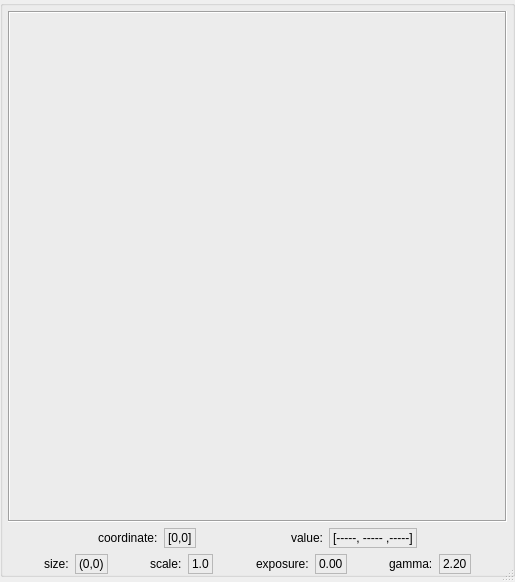
<?xml version="1.0" encoding="UTF-8"?>
<ui version="4.0">
 <class>JDiffDialogForm</class>
 <widget class="QDialog" name="JDiffDialogForm">
  <property name="geometry">
   <rect>
    <x>0</x>
    <y>0</y>
    <width>515</width>
    <height>582</height>
   </rect>
  </property>
  <property name="sizePolicy">
   <sizepolicy hsizetype="Expanding" vsizetype="Expanding">
    <horstretch>0</horstretch>
    <verstretch>0</verstretch>
   </sizepolicy>
  </property>
  <property name="windowTitle">
   <string>jdiff</string>
  </property>
  <property name="sizeGripEnabled">
   <bool>true</bool>
  </property>
  <layout class="QVBoxLayout" name="verticalLayout">
   <property name="spacing">
    <number>5</number>
   </property>
   <property name="leftMargin">
    <number>0</number>
   </property>
   <property name="topMargin">
    <number>0</number>
   </property>
   <property name="rightMargin">
    <number>0</number>
   </property>
   <property name="bottomMargin">
    <number>5</number>
   </property>
   <item>
    <widget class="QGroupBox" name="groupBox">
     <property name="enabled">
      <bool>true</bool>
     </property>
     <property name="sizePolicy">
      <sizepolicy hsizetype="Expanding" vsizetype="Preferred">
       <horstretch>0</horstretch>
       <verstretch>0</verstretch>
      </sizepolicy>
     </property>
     <property name="minimumSize">
      <size>
       <width>461</width>
       <height>0</height>
      </size>
     </property>
     <property name="whatsThis">
      <string>Additional Image Options</string>
     </property>
     <property name="title">
      <string/>
     </property>
     <property name="alignment">
      <set>Qt::AlignCenter</set>
     </property>
     <property name="flat">
      <bool>true</bool>
     </property>
     <property name="checkable">
      <bool>false</bool>
     </property>
     <layout class="QVBoxLayout" name="verticalLayout_3">
      <property name="leftMargin">
       <number>5</number>
      </property>
      <property name="topMargin">
       <number>5</number>
      </property>
      <property name="rightMargin">
       <number>5</number>
      </property>
      <property name="bottomMargin">
       <number>0</number>
      </property>
      <item>
       <widget class="QStackedWidget" name="stackedWidget">
        <property name="cursor">
         <cursorShape>CrossCursor</cursorShape>
        </property>
        <property name="frameShape">
         <enum>QFrame::Box</enum>
        </property>
        <property name="frameShadow">
         <enum>QFrame::Sunken</enum>
        </property>
        <property name="lineWidth">
         <number>1</number>
        </property>
        <property name="currentIndex">
         <number>0</number>
        </property>
        <widget class="QWidget" name="image1Page"/>
        <widget class="QWidget" name="image2Page"/>
        <widget class="QWidget" name="diffPage"/>
       </widget>
      </item>
      <item>
       <layout class="QHBoxLayout" name="horizontalLayout_2">
        <item>
         <spacer name="horizontalSpacer_4">
          <property name="orientation">
           <enum>Qt::Horizontal</enum>
          </property>
          <property name="sizeHint" stdset="0">
           <size>
            <width>40</width>
            <height>20</height>
           </size>
          </property>
         </spacer>
        </item>
        <item>
         <widget class="QLabel" name="label_6">
          <property name="text">
           <string>coordinate:</string>
          </property>
         </widget>
        </item>
        <item>
         <widget class="QLabel" name="coordinateLabel">
          <property name="frameShape">
           <enum>QFrame::StyledPanel</enum>
          </property>
          <property name="text">
           <string>[0,0]</string>
          </property>
         </widget>
        </item>
        <item>
         <spacer name="horizontalSpacer_2">
          <property name="orientation">
           <enum>Qt::Horizontal</enum>
          </property>
          <property name="sizeHint" stdset="0">
           <size>
            <width>40</width>
            <height>20</height>
           </size>
          </property>
         </spacer>
        </item>
        <item>
         <widget class="QLabel" name="label_7">
          <property name="text">
           <string>value:</string>
          </property>
         </widget>
        </item>
        <item>
         <widget class="QLabel" name="colorLabel">
          <property name="frameShape">
           <enum>QFrame::StyledPanel</enum>
          </property>
          <property name="text">
           <string>[-----, ----- ,-----]</string>
          </property>
         </widget>
        </item>
        <item>
         <spacer name="horizontalSpacer_5">
          <property name="orientation">
           <enum>Qt::Horizontal</enum>
          </property>
          <property name="sizeHint" stdset="0">
           <size>
            <width>40</width>
            <height>20</height>
           </size>
          </property>
         </spacer>
        </item>
       </layout>
      </item>
      <item>
       <layout class="QHBoxLayout" name="horizontalLayout">
        <item>
         <spacer name="horizontalSpacer3">
          <property name="orientation">
           <enum>Qt::Horizontal</enum>
          </property>
          <property name="sizeHint" stdset="0">
           <size>
            <width>40</width>
            <height>20</height>
           </size>
          </property>
         </spacer>
        </item>
        <item>
         <widget class="QLabel" name="label">
          <property name="text">
           <string>size:</string>
          </property>
         </widget>
        </item>
        <item>
         <widget class="QLabel" name="sizeLabel">
          <property name="frameShape">
           <enum>QFrame::StyledPanel</enum>
          </property>
          <property name="text">
           <string>(0,0)</string>
          </property>
         </widget>
        </item>
        <item>
         <spacer name="horizontalSpacer_3">
          <property name="orientation">
           <enum>Qt::Horizontal</enum>
          </property>
          <property name="sizeHint" stdset="0">
           <size>
            <width>40</width>
            <height>20</height>
           </size>
          </property>
         </spacer>
        </item>
        <item>
         <widget class="QLabel" name="label_2">
          <property name="text">
           <string>scale:</string>
          </property>
         </widget>
        </item>
        <item>
         <widget class="QLabel" name="scaleLabel">
          <property name="frameShape">
           <enum>QFrame::StyledPanel</enum>
          </property>
          <property name="frameShadow">
           <enum>QFrame::Plain</enum>
          </property>
          <property name="text">
           <string>1.0</string>
          </property>
         </widget>
        </item>
        <item>
         <spacer name="horizontalSpacer2">
          <property name="orientation">
           <enum>Qt::Horizontal</enum>
          </property>
          <property name="sizeHint" stdset="0">
           <size>
            <width>40</width>
            <height>20</height>
           </size>
          </property>
         </spacer>
        </item>
        <item>
         <widget class="QLabel" name="label_3">
          <property name="text">
           <string>exposure:</string>
          </property>
         </widget>
        </item>
        <item>
         <widget class="QLabel" name="exposureLabel">
          <property name="frameShape">
           <enum>QFrame::StyledPanel</enum>
          </property>
          <property name="text">
           <string>0.00</string>
          </property>
         </widget>
        </item>
        <item>
         <spacer name="horizontalSpacer1">
          <property name="orientation">
           <enum>Qt::Horizontal</enum>
          </property>
          <property name="sizeHint" stdset="0">
           <size>
            <width>40</width>
            <height>20</height>
           </size>
          </property>
         </spacer>
        </item>
        <item>
         <widget class="QLabel" name="label_4">
          <property name="text">
           <string>gamma:</string>
          </property>
         </widget>
        </item>
        <item>
         <widget class="QLabel" name="gammaLabel">
          <property name="frameShape">
           <enum>QFrame::StyledPanel</enum>
          </property>
          <property name="text">
           <string>2.20</string>
          </property>
         </widget>
        </item>
        <item>
         <spacer name="horizontalSpacer">
          <property name="orientation">
           <enum>Qt::Horizontal</enum>
          </property>
          <property name="sizeHint" stdset="0">
           <size>
            <width>40</width>
            <height>20</height>
           </size>
          </property>
         </spacer>
        </item>
       </layout>
      </item>
     </layout>
    </widget>
   </item>
  </layout>
 </widget>
 <resources/>
 <connections/>
 <slots>
  <slot>setExposureLabel(float)</slot>
  <slot>setGammaLabel(float)</slot>
  <slot>setCoordinateLabel(int,int)</slot>
  <slot>setScaleLabel(float)</slot>
  <slot>setColorLabel(int,int)</slot>
 </slots>
</ui>
